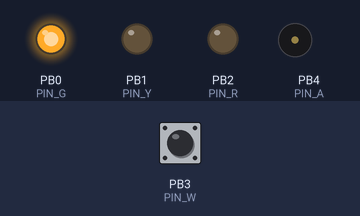
Simulated run of this sketch. Board: ATtiny85, built with avr-gcc and run on an emulated ATtiny85. Shown: output pins drawn as LEDs (lit = HIGH), buzzer (waves = sounding). Inputs (shaded band) come from the test bench; at power-on: PB3 (PIN_W) HIGH.

Above: at 0.9 s.
At 8.31 s:
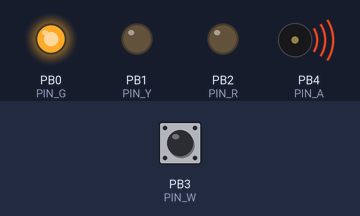
Timing chart, 0 to 8.8 s (numbered marks = the images above):
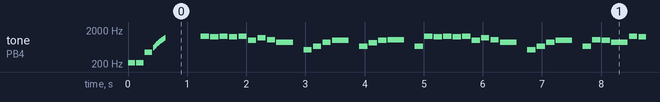

The sketch:

Digispark_ATtiny_Hot_Wire.ino
```cpp
/*
 * Hot Wire game using an ATtiny85 as its core
 *
 * Author: NeoBurn (github.com/TheNeoBurn)
 *
 * The game:
 *  - Start the game by starting up the ATtiny85 or reset it
 *  - Move the loop along the wire without touching the wire
 *  - When the loop touches the wire, a life is lost (warn sound)
 *  - When the wire is touched the third time, the game is lost
 *  - When the goal is touched, the game is won (plays melody)
 *
 *
 * My wiring using a Digispark Rev3:
 *       ┌─────────────┐        ┌──[51kΩ]───────────○ Goal
 *       │        PB5 ○│─────┬──┴───────────────────○ Reset
 * ┌─────┘        PB4 ○│─────╪──[Poti]──[Piezo]──┐
 * │              PB3 ○│──┬──╪───────────────────╪──○ Wire
 * │       + G V  PB2 ○│──╪──╪──[100Ω]────Red►|──┤
 * │       5 N I  PB1 ○│──╪──╪──[100Ω]─Yellow►|──┤
 * └─────┐ V D N  PB0 ○│──╪──╪──[100Ω]──Green►|──┤
 *       │ ○ ○ ○       │  │  │                   │
 *       └─────────────┘  │  │  ╪ := jumping     │
 *         └─╪─╪─┬─[10kΩ]─┘  │        over       │
 * Bat+ ○────╪─┘ └────[10kΩ]─┘                   │
 * Bat- ○────┴───────────────────────────────────┴──○ Loop
 *
 *
 * My wiring using a bare ATtiny85 chip:
 *                 ┌───[10kΩ]────┐   ╪ := jumping
 *                 │ ┌─[10kΩ]────┤         over
 *  Goal ○──[51kΩ]─┤ │ ┌──────┐  │
 * Reset ○─────────┴─╪─┤1 AT 8├──┴──────────────────○ Bat+
 *  Wire ○───────────┴─┤2 ti 7├──[100Ω]────Red►|─┐
 *        ┌──[Poti]────┤3 ny 6├──[100Ω]─Yellow►|─┤
 *        └─[Piezo]─┬──┤4 85 5├──[100Ω]──Green►|─┤
 *                  │  └──────┘                  │
 *  Loop ○──────────┴────────────────────────────┴──○ Bat-
 *
 *
 * A advise to use an ArduinoISP programmer with as well a bare ATtiny85 chip as a
 * Digispark. The latter will lose its USB funcionality (at least as long as the
 * bootloader is flashed again) but like this the 5 second pause will be removed.
 *
 *    ArduinoISP     Digispark    ATtiny85 Pins
 *        5V   -------  5V   --------  8
 *        GND  -------  GND  --------  4
 *        10   -------  PB5  --------  1
 *        11   -------  PB0  --------  5
 *        12   -------  PB1  --------  6
 *        13   -------  PB2  --------  7
 */


// Load NOTE_* definitions for melodies
#include "Notes.h"
// When not using 16MHz clock, you can tune the sound speed here:
// {BaseLength} * TONE_MULTI / TONE_DIV       (default * 7 / 3)
#define TONE_MULTI 7
#define TONE_DIV 3
// When not using 16MHz clock, you can tune the slide sound step length here (default: 10)
#define SLIDE_LENGTH 10
// The threshold of the analog read value when the reset pin is read as goal when below
#define GOAL_THRESHOLD 900
// The goal melody to use (a melody is a int[] of note, length pairs, see examples)
#define MELODY Beethoven
// Set your pins here (G := green, Y := yellow, R := red, W := wire, A := speaker)
#define PIN_G 0
#define PIN_Y 1
#define PIN_R 2
#define PIN_W 3
#define PIN_A 4


const int Entertainer[] = {
    NOTE_D5, 53, NOTE_DS5, 53, NOTE_E5, 53, NOTE_C6, 107, NOTE_E5, 53, NOTE_C6, 107, NOTE_E5, 53, NOTE_C6, 321,
    NOTE_C6, 53, NOTE_D6, 53, NOTE_DS6, 53, NOTE_E6, 53, NOTE_C6, 53, NOTE_D6, 53, NOTE_E6, 107, NOTE_B5, 53,
    NOTE_D6, 107, NOTE_C6, 214, NOTE_P, 107, NOTE_D5, 53, NOTE_DS5, 53, NOTE_E5, 53, NOTE_C6, 107, NOTE_E5, 53,
    NOTE_C6, 107, NOTE_E5, 53, NOTE_C6, 321, NOTE_P, 53, NOTE_A5, 53, NOTE_G5, 53, NOTE_FS5, 53, NOTE_A5, 53,
    NOTE_C6, 53, NOTE_E6, 107, NOTE_D6, 53, NOTE_C6, 53, NOTE_A5, 53, NOTE_D6, 214
};

const int Beethoven[] = {
    NOTE_E6, 60, NOTE_DS6, 60, NOTE_E6, 60, NOTE_DS6, 60, NOTE_E6, 60, NOTE_B5, 60, NOTE_D6, 60, NOTE_C6, 60,
    NOTE_A5, 120, NOTE_P, 60, NOTE_C5, 60, NOTE_E5, 60, NOTE_A5, 60, NOTE_B5, 120, NOTE_P, 60, NOTE_E5, 60,
    NOTE_GS5, 60, NOTE_B5, 60, NOTE_C6, 120, NOTE_P, 60, NOTE_E5, 60, NOTE_E6, 60, NOTE_DS6, 60, NOTE_E6, 60,
    NOTE_DS6, 60, NOTE_E6, 60, NOTE_B5, 60, NOTE_D6, 60, NOTE_C6, 60, NOTE_A5, 120, NOTE_P, 60, NOTE_C5, 60,
    NOTE_E5, 60, NOTE_A5, 60, NOTE_B5, 120, NOTE_P, 60, NOTE_E5, 60, NOTE_C6, 60, NOTE_B5, 60, NOTE_A5, 120
};


// This is used to maintain the current state between loops
int currState = 0;


void setup() {
  // Here we set the LED pins to output
  pinMode(PIN_G, OUTPUT);
  pinMode(PIN_Y, OUTPUT);
  pinMode(PIN_R, OUTPUT);
  // The wire pin to input
  pinMode(PIN_W, INPUT_PULLUP);
  // And the audio pin to output
  pinMode(PIN_A, OUTPUT);
  // The reset pin 5 (analog 0) is used as analog input (possible if the value doesn't drop too low)
  pinMode(5, INPUT_PULLUP);

  // Here we set out start state 0
  currState = 0;
  // Switch the LEDs to green
  setState(0);
  // ANd play the start sound
  playStart();
}

// Sets the LEDs according to the state
void setState(int state) {
  switch (state) {
    case 0:
      // Start: Green on, everything else off
      digitalWrite(PIN_G, HIGH);
      digitalWrite(PIN_Y, LOW);
      digitalWrite(PIN_R, LOW);
      break;
    case 1:
      // 1. Warn: Green and yellow on, red off
      digitalWrite(PIN_G, HIGH);
      digitalWrite(PIN_Y, HIGH);
      digitalWrite(PIN_R, LOW);
      break;
    case 2:
      // 2. Warn: Yellow on, everything else off
      digitalWrite(PIN_G, LOW);
      digitalWrite(PIN_Y, HIGH);
      digitalWrite(PIN_R, LOW);
      break;
    default:
      // Lost: Red on, everything else off
      digitalWrite(PIN_G, LOW);
      digitalWrite(PIN_Y, LOW);
      digitalWrite(PIN_R, HIGH);
      break;
  }
}

// This function is used to play a sliding note from one frequency to another
void playSlide(int freq1, int freq2, int step) {
  if (PIN_A < 0) return;
  if (freq1 < freq2) {
    for (int i = freq1; i < freq2; i += step) {
      tone(PIN_A, i, SLIDE_LENGTH);
      delay(SLIDE_LENGTH);
    }
  } else {
    for (int i = freq1; i > freq2; i -= step) {
      tone(PIN_A, i, SLIDE_LENGTH);
      delay(SLIDE_LENGTH);
    }
  }
}

// Play a start sound, 2 deep, 1 high note
void playStart() {
  tone(PIN_A, 220, 53 * TONE_MULTI / TONE_DIV);
  delay(53 * TONE_MULTI / TONE_DIV + 20);
  tone(PIN_A, 220, 53 * TONE_MULTI / TONE_DIV);
  delay(53 * TONE_MULTI / TONE_DIV + 20);
  tone(PIN_A, 440, 53 * TONE_MULTI / TONE_DIV);
  delay(53 * TONE_MULTI / TONE_DIV + 20);
}

// Play warn sound, sliding tone up long, down, up
void playWarn() {
  playSlide(220, 1600, 26 * TONE_MULTI / TONE_DIV);
  playSlide(1600, 880, 26 * TONE_MULTI / TONE_DIV);
  playSlide(880, 1600, 26 * TONE_MULTI / TONE_DIV);
  delay(26 * TONE_MULTI / TONE_DIV);
}

// Play loosing sound, falling tone
void playLoose() {
  playSlide(540, 780, 12);
  delay(100);
  playSlide(540, 700, 8);
  delay(100);
  playSlide(540, 653, 6);
  for (int n = 0; n < 4; n++) {
    playSlide(653, 600, 6);
    playSlide(600, 653, 6);
  }
}

// Play a winning sound, a slide up
void playWin() {
  playSlide(600, 1200, 30);
  delay(100);
}

// Play the defined melody
void playMelody() {
  int len = sizeof(MELODY) / sizeof(int) - 1;
  int note, duration;
  for (int i = 0; i < len; i += 2) {
    note = MELODY[i];
    duration = MELODY[i | 1] * TONE_MULTI / TONE_DIV;
    tone(PIN_A, note, duration);
    delay(duration + 20);
  }
}

// Check again and again
void loop() {
  if (currState < 3) { // If we haven't lost or won yet
    if (digitalRead(PIN_W) == LOW) { // If the wire is touched
      currState++; // adjust current state by 1 up
      setState(currState); // set LEDs
      if (currState == 3) { // If new state is lost
        playLoose(); // play  loose sound
      } else {
        playWarn(); // else play warn sound
      }
    } else if (analogRead(0) < GOAL_THRESHOLD) { // win switch is touched
      /* The reset pin is analog 0, the value must be higher than about 600 to avoid a
       * reset and can be archived by a voltage divider circuit like this:
       * PIN 5 O┬───[10k]────────────O VCC
       *        └───[51k]──[Switch]──O GND                                    */
      playWin();
      currState = 100;
      delay(500);
    }
  } else if (currState == 100) {
    playMelody();
  }
}
```

Notes.h
```cpp
#define NOTE_P 0
#define NOTE_B6 31
#define NOTE_C1 33
#define NOTE_CS1 35
#define NOTE_D1 37
#define NOTE_DS1 39
#define NOTE_E1 41
#define NOTE_F1 44
#define NOTE_FS1 46
#define NOTE_G1 49
#define NOTE_GS1 52
#define NOTE_A1 55
#define NOTE_AS1 58
#define NOTE_B1 62
#define NOTE_C2 65
#define NOTE_CS2 69
#define NOTE_D2 73
#define NOTE_DS2 78
#define NOTE_E2 82
#define NOTE_F2 87
#define NOTE_FS2 93
#define NOTE_G2 98
#define NOTE_GS2 104
#define NOTE_A2 110
#define NOTE_AS2 117
#define NOTE_B2 123
#define NOTE_C3 131
#define NOTE_CS3 139
#define NOTE_D3 147
#define NOTE_DS3 156
#define NOTE_E3 165
#define NOTE_F3 175
#define NOTE_FS3 185
#define NOTE_G3 196
#define NOTE_GS3 208
#define NOTE_A3 220
#define NOTE_AS3 233
#define NOTE_B3 247
#define NOTE_C4 262
#define NOTE_CS4 277
#define NOTE_D4 294
#define NOTE_DS4 311
#define NOTE_E4 330
#define NOTE_F4 349
#define NOTE_FS4 370
#define NOTE_G4 392
#define NOTE_GS4 415
#define NOTE_A4 440
#define NOTE_AS4 466
#define NOTE_B4 494
#define NOTE_C5 523
#define NOTE_CS5 554
#define NOTE_D5 587
#define NOTE_DS5 622
#define NOTE_E5 659
#define NOTE_F5 698
#define NOTE_FS5 740
#define NOTE_G5 784
#define NOTE_GS5 831
#define NOTE_A5 880
#define NOTE_AS5 932
#define NOTE_B5 988
#define NOTE_C6 1047
#define NOTE_CS6 1109
#define NOTE_D6 1175
#define NOTE_DS6 1245
#define NOTE_E6 1319
#define NOTE_F6 1397
#define NOTE_FS6 1480
#define NOTE_G6 1568
#define NOTE_GS6 1661
#define NOTE_A6 1760
#define NOTE_AS6 1865
#define NOTE_B6 1976
#define NOTE_C7 2093
#define NOTE_CS7 2217
#define NOTE_D7 2349
#define NOTE_DS7 2489
#define NOTE_E7 2637
#define NOTE_F7 2794
#define NOTE_FS7 2960
#define NOTE_G7 3136
#define NOTE_GS7 3322
#define NOTE_A7 3520
#define NOTE_AS7 3729
#define NOTE_B7 3951
#define NOTE_C8 4186
#define NOTE_CS8 4435
#define NOTE_D8 4699
#define NOTE_DS8 4978
```

Measured:
- by itself, tone on PB4 (PIN_A): plays 220 Hz for 0.12 s, 220 Hz for 0.12 s, 440 Hz for 0.12 s, 600 Hz for 0.01 s, 630 Hz for 0.01 s, 660 Hz for 0.01 s … (646 notes in this stretch)
